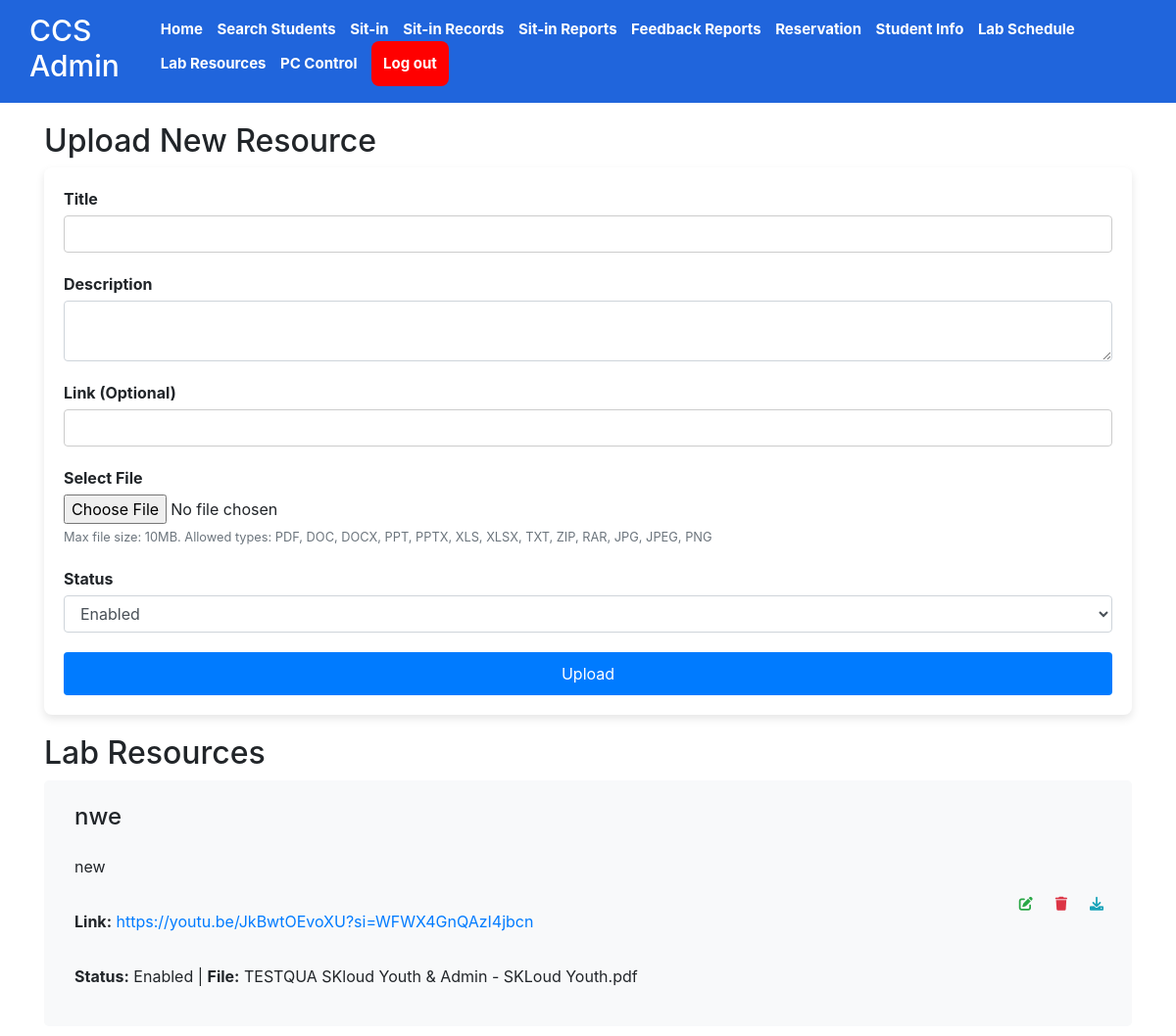
The page /lab_resources.php on the database its author committed.
### tables this page shows
CREATE TABLE `lab_resources` (
  `id` int(11) NOT NULL,
  `title` varchar(255) NOT NULL,
  `description` text NOT NULL,
  `file_name` varchar(255) DEFAULT NULL,
  `original_name` varchar(255) DEFAULT NULL,
  `file_path` varchar(255) DEFAULT NULL,
  `status` enum('enabled','disabled') NOT NULL DEFAULT 'enabled',
  `link` varchar(255) DEFAULT NULL
);

### lab_resources.php (the view, shortened to what this page needs)
<?php
include 'db.php';
$upload_dir = 'uploads/';
$result = $connection->query("SELECT * FROM lab_resources ORDER BY id DESC");
$result = $connection->query("SELECT * FROM lab_resources ORDER BY id DESC");
$resources = $result->fetch_all(MYSQLI_ASSOC);
?>
<!DOCTYPE html>
<html lang="en">
<head>
    <link rel="stylesheet" href="assets/styles.css?v=<?php echo time(); ?>">
    <link rel="stylesheet" href="https://stackpath.bootstrapcdn.com/bootstrap/4.5.2/css/bootstrap.min.css">
    <link rel="stylesheet" href="https://cdnjs.cloudflare.com/ajax/libs/font-awesome/6.0.0/css/all.min.css">
</head>
<body>
<nav>
    <h1>CCS Admin</h1>
    <div class="nav-links-admin" id="nav-links">
        <a id="home-nav" href="admindashboard.php"> Home</a>
        <a href="#" onclick="searchFunction()" id="search-btn"> Search Students</a>
        <a href="current-sit-in.php"> Sit-in</a>
        <a href="view-sit-in-records.php">Sit-in Records</a>
        <a href="sit-in-reports.php"> Sit-in Reports</a>
        <a href="feedback-reports.php"> Feedback Reports</a>
        <a href="view-reservations.php"> Reservation</a>
        <a href="student_management.php">Student Info</a>
        <a href="lab_schedule.php">Lab Schedule</a>
        <a href="lab_resources.php">Lab Resources</a>
        <a href="admin_computer_control.php">PC Control</a>
        <a href="admin.php" class="logout-btn" id="logoutbtn"> Log out </a>
    </div>
</nav>
    <div class="container">
        <h2>Upload New Resource</h2>
        <form method="post" enctype="multipart/form-data">
            <div class="form-group">
                <label for="title">Title</label>
                <input type="text" class="form-control" id="title" name="title" required>
            </div>
            <div class="form-group">
                <label for="description">Description</label>
                <textarea class="form-control" id="description" name="description" required></textarea>
            </div>
            <div class="form-group">
                <label for="link">Link (Optional)</label>
                <input type="text" class="form-control" id="link" name="link">
            </div>
            <div class="form-group">
                <label for="file">Select File</label>
                <input type="file" class="form-control-file" id="file" name="file">
                <small class="text-muted">Max file size: 10MB. Allowed types: PDF, DOC, DOCX, PPT, PPTX, XLS, XLSX, TXT, ZIP, RAR, JPG, JPEG, PNG</small>
            </div>
            <div class="form-group">
                <label for="status">Status</label>
                <select class="form-control" id="status" name="status">
                    <option value="enabled">Enabled</option>
                </select>
            </div>
            <button type="submit" class="btn btn-primary" name="add">Upload</button>
        </form>
        <h2>Lab Resources</h2>
        <?php if (empty($resources)): ?>
            <p>No resources available.</p>
        <?php else: ?>
            <?php foreach ($resources as $resource): ?>
                <div class="resource-item">
                    <div>
                        <h4><?php echo htmlspecialchars($resource['title']); ?></h4>
                        <p><?php echo htmlspecialchars($resource['description']); ?></p>
                        <?php if ($resource['link']): ?>
                            <p><strong>Link:</strong> <a href="<?php echo htmlspecialchars($resource['link']); ?>" target="_blank"><?php echo htmlspecialchars($resource['link']); ?></a></p>
                        <?php endif; ?>
                        <p>
                            <strong>Status:</strong> <?php echo htmlspecialchars(ucfirst($resource['status'])); ?>
                            <?php if ($resource['file_name']): ?>
                                 | <strong>File:</strong> <?php echo htmlspecialchars($resource['original_name']); ?>
                            <?php endif; ?>
                        </p>
                    </div>
                    <div class="action-buttons">
                        <button class="btn btn-sm edit-btn" data-toggle="modal" data-target="#editModal<?php echo $resource['id']; ?>">
                            <i class="fas fa-edit"></i>
                        </button>
                        <button class="btn btn-sm delete-btn" name="delete"  onclick="if(confirm('Are you sure you want to delete this resource?')) { window.location.href='lab_resources.php?delete=<?php echo $resource['id']; ?>'; }">
                            <i class="fas fa-trash"></i>
                        </button>
                        <?php if ($resource['file_name']): ?>
                            <a href="<?php echo $upload_dir . $resource['file_name']; ?>" download="<?php echo $resource['original_name']; ?>" class="btn btn-sm download-btn">
                                <i class="fas fa-download"></i>
                            </a>
                        <?php endif; ?>
                    </div>
                </div>
            <?php endforeach; ?>
        <?php endif; ?>
    </div>
</body>
</html>

### assets/styles.css (style rules this page uses)
body { margin: 0; padding: 0; font-family: sans-serif; background-color: gainsboro; }
label { font-weight: bold; }
nav { display: flex; flex-direction: row; justify-content: space-between; align-items: center; padding: 10px; background-color: rgb(32, 101, 220); color: white; }
nav h1 { margin-left: 20px; font-size: 30px; }
nav a { text-decoration: none; color: white; margin-right: 10px; font-weight: bold; font-size: 15px; transition: color 0.3s ease-in, text-decoration 0.3s ease-in-out; display: inline-block; white-space: normal; }
p, h4, h3 { margin: 8px 8px; padding: 8px 8px; }
.logout-btn { background-color: red; padding: 12px; text-decoration: none; border-radius: 8px; }
textarea { width: 100%; padding: 10px; font-size: 14px; border-radius: 6px; border: 1px solid #ccc; resize: none; }

### lab_resources.php (style rules this page uses)
nav { display:flex; align-items: center; justify-content: space-between; height: 105px; }
.container { margin-top: 20px; }
.resource-item { background-color: #f8f9fa; padding: 15px; margin-bottom: 10px; border-radius: 5px; display: flex; justify-content: space-between; align-items: center; }
.action-buttons { display: flex; }
.edit-btn, .delete-btn, .download-btn { margin-right: 5px; cursor: pointer; }
.edit-btn { color: #28a745; }
.delete-btn { color: #dc3545; }
.download-btn { color: #17a2b8; }
form { background-color: #ffffff; padding: 20px; border-radius: 8px; box-shadow: 0 4px 8px rgba(0, 0, 0, 0.1); margin-bottom: 20px; }
label { font-weight: bold; margin-bottom: 5px; display: block; }
input[type="text"], textarea, select { width: 100%; padding: 8px 10px; margin-bottom: 20px; border: 1px solid #ccc; border-radius: 4px; box-sizing: border-box; }
button[type="submit"] { background-color: #007bff; color: #ffffff; padding: 10px 15px; border: none; border-radius: 4px; cursor: pointer; transition: background-color 0.3s ease; width: 100%; }
.form-group { margin-bottom: 20px; }

### rows shown on the page
lab_resources: title "nwe", description "new", link "https://youtu.be/JkBwtOEvoXU?si=WFWX4GnQAzI4jbcn", status "Enabled", original_name "TESTQUA SKloud Youth & Admin - SKLoud Youth.pdf"
